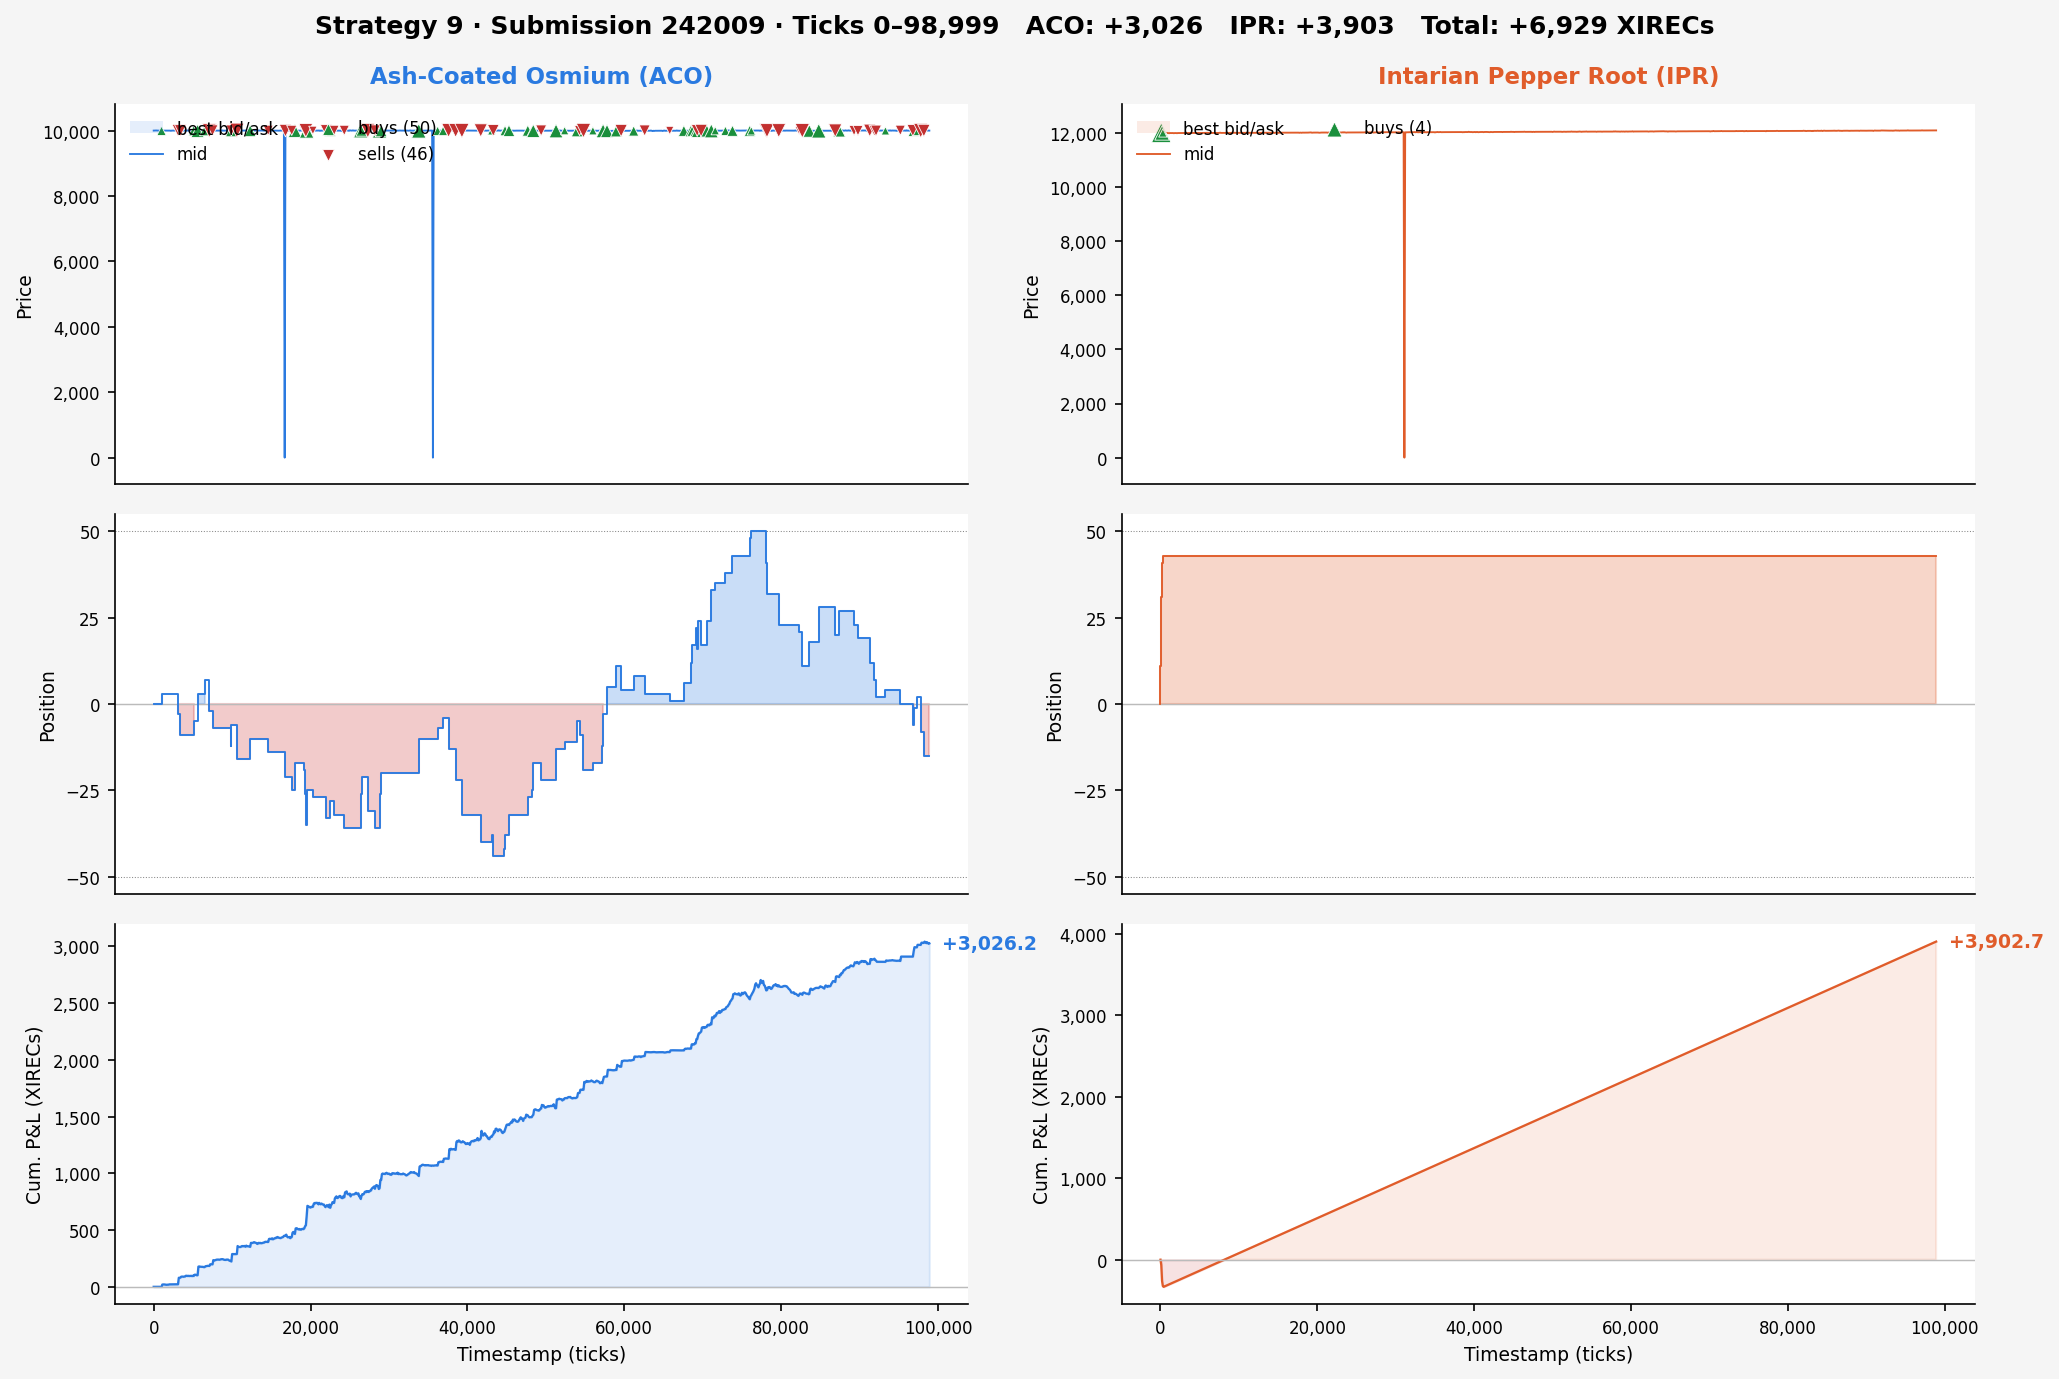

This figure's Python source:
#!/usr/bin/env python3
"""
Visualize the first tenth (ticks 0-9999) of the 242009 submission.

Reads 242009.log (IMC-format JSON with activitiesLog + tradeHistory) and
produces a 3x2 figure:
  Row 0 - Mid price + best bid/ask band + our fills overlaid
  Row 1 - Position over time
  Row 2 - Cumulative mark-to-market P&L

Usage:
    python3 visualize_first_tenth.py            # saves PNG and opens it
    python3 visualize_first_tenth.py --no-show  # save only
"""

from __future__ import annotations

import json
import sys
from pathlib import Path

import matplotlib.pyplot as plt
import matplotlib.ticker as mticker

HERE = Path(__file__).parent
LOG_FILE = HERE / "242009.log"
OUT_PNG = HERE / "visualize_first_tenth.png"

TICK_CUTOFF = 99_000  # render ticks [0, TICK_CUTOFF) (exclusive)

PRODUCTS = ["ASH_COATED_OSMIUM", "INTARIAN_PEPPER_ROOT"]
LABELS = {
    "ASH_COATED_OSMIUM":    "Ash-Coated Osmium (ACO)",
    "INTARIAN_PEPPER_ROOT": "Intarian Pepper Root (IPR)",
}
COLORS = {"ASH_COATED_OSMIUM": "#2a7ae0", "INTARIAN_PEPPER_ROOT": "#e05c2a"}
POS_LIMIT = 50


def parse_activities(csv_text: str):
    """Returns {product: {ts: {mid, best_bid, best_ask}}}."""
    lines = csv_text.strip().split("\n")
    header = lines[0].split(";")
    idx = {col: i for i, col in enumerate(header)}

    out: dict[str, dict[int, dict]] = {p: {} for p in PRODUCTS}
    for row in lines[1:]:
        parts = row.split(";")
        ts = int(parts[idx["timestamp"]])
        if ts >= TICK_CUTOFF:
            continue
        prod = parts[idx["product"]]
        if prod not in out:
            continue

        def num(col):
            v = parts[idx[col]]
            return float(v) if v else None

        out[prod][ts] = {
            "mid":      num("mid_price"),
            "best_bid": num("bid_price_1"),
            "best_ask": num("ask_price_1"),
            "pnl":      num("profit_and_loss"),
        }
    return out


def parse_trades(trade_list: list[dict]):
    """Returns {product: [{ts, side, price, qty}, ...]} for SUBMISSION only."""
    out: dict[str, list[dict]] = {p: [] for p in PRODUCTS}
    for t in trade_list:
        if t["timestamp"] >= TICK_CUTOFF:
            continue
        prod = t["symbol"]
        if prod not in out:
            continue
        if t["buyer"] == "SUBMISSION":
            side = "buy"
        elif t["seller"] == "SUBMISSION":
            side = "sell"
        else:
            continue
        out[prod].append({
            "ts":    t["timestamp"],
            "side":  side,
            "price": float(t["price"]),
            "qty":   int(t["quantity"]),
        })
    return out


def build_series(book: dict, fills: dict):
    """Build aligned xs + mid/bid/ask + positions + realized+MTM PnL series."""
    series = {}
    for prod in PRODUCTS:
        ts_sorted = sorted(book[prod].keys())
        mids, bids, asks, pnls = [], [], [], []
        for ts in ts_sorted:
            b = book[prod][ts]
            mids.append(b["mid"])
            bids.append(b["best_bid"])
            asks.append(b["best_ask"])
            pnls.append(b["pnl"])

        # position timeline by walking fills in order
        pos_ts, pos_val = [0], [0]
        cur = 0
        for f in sorted(fills[prod], key=lambda x: x["ts"]):
            cur += f["qty"] if f["side"] == "buy" else -f["qty"]
            pos_ts.append(f["ts"])
            pos_val.append(cur)
        pos_ts.append(ts_sorted[-1] if ts_sorted else 0)
        pos_val.append(cur)

        series[prod] = {
            "xs": ts_sorted,
            "mid": mids,
            "bid": bids,
            "ask": asks,
            "pnl": pnls,
            "pos_ts": pos_ts,
            "pos_val": pos_val,
            "fills": fills[prod],
        }
    return series


def plot(series: dict, show: bool = True):
    fig, axes = plt.subplots(
        3, 2,
        figsize=(16, 10),
        sharex="col",
        gridspec_kw={"hspace": 0.08, "wspace": 0.18},
    )
    fig.patch.set_facecolor("#f5f5f5")
    fig.subplots_adjust(top=0.91)

    for col, prod in enumerate(PRODUCTS):
        color = COLORS[prod]
        s = series[prod]
        xs = s["xs"]

        # ── Row 0: Mid / spread band / our fills ────────────────────────
        ax = axes[0][col]
        ax.set_facecolor("white")
        ax.spines[["top", "right"]].set_visible(False)

        # Bid-ask band — only where BOTH sides exist (drop one-sided / 0 ticks)
        def _ok(v): return v is not None and v > 0
        band_bid, band_ask = [], []
        for b, a in zip(s["bid"], s["ask"]):
            if _ok(b) and _ok(a):
                band_bid.append(b); band_ask.append(a)
            else:
                band_bid.append(float("nan")); band_ask.append(float("nan"))
        ax.fill_between(xs, band_bid, band_ask, color=color, alpha=0.12,
                        linewidth=0, zorder=1, label="best bid/ask")

        mid_pts = [(x, v) for x, v in zip(xs, s["mid"]) if v is not None]
        if mid_pts:
            mx, mv = zip(*mid_pts)
            ax.plot(mx, mv, color=color, linewidth=0.9, zorder=2, label="mid")
            # Clamp y-range to valid mids (prevents one-sided-book spikes from crushing scale)
            m_lo, m_hi = min(mv), max(mv)
            pad = max(5.0, (m_hi - m_lo) * 0.08)
            ax.set_ylim(m_lo - pad, m_hi + pad)

        # Our fills
        buys  = [(f["ts"], f["price"], f["qty"]) for f in s["fills"] if f["side"] == "buy"]
        sells = [(f["ts"], f["price"], f["qty"]) for f in s["fills"] if f["side"] == "sell"]
        if buys:
            bx, by, bq = zip(*buys)
            ax.scatter(bx, by, s=[8 + 4*q for q in bq], marker="^",
                       color="#1a8f3c", edgecolors="white", linewidths=0.4,
                       zorder=5, label=f"buys ({len(buys)})")
        if sells:
            sx, sy, sq = zip(*sells)
            ax.scatter(sx, sy, s=[8 + 4*q for q in sq], marker="v",
                       color="#c23030", edgecolors="white", linewidths=0.4,
                       zorder=5, label=f"sells ({len(sells)})")

        ax.yaxis.set_major_formatter(mticker.FuncFormatter(lambda v, _: f"{v:,.0f}"))
        ax.set_ylabel("Price", fontsize=9)
        ax.tick_params(axis="both", labelsize=8)
        ax.tick_params(axis="x", which="both", bottom=False, labelbottom=False)
        ax.legend(loc="upper left", fontsize=8, frameon=False, ncol=2)
        ax.set_title(LABELS[prod], fontsize=11, fontweight="bold",
                     color=color, pad=10)

        # ── Row 1: Position ─────────────────────────────────────────────
        ax = axes[1][col]
        ax.set_facecolor("white")
        ax.spines[["top", "right"]].set_visible(False)
        ax.step(s["pos_ts"], s["pos_val"], where="post",
                color=color, linewidth=0.9, zorder=3)
        ax.fill_between(s["pos_ts"], s["pos_val"], 0, step="post",
                        where=[v >= 0 for v in s["pos_val"]],
                        color=color, alpha=0.25, zorder=2)
        ax.fill_between(s["pos_ts"], s["pos_val"], 0, step="post",
                        where=[v < 0 for v in s["pos_val"]],
                        color="#cc3333", alpha=0.25, zorder=2)
        ax.axhline(0, color="#bbb", linewidth=0.7)
        ax.axhline(POS_LIMIT, color="#888", linewidth=0.5, linestyle=":")
        ax.axhline(-POS_LIMIT, color="#888", linewidth=0.5, linestyle=":")
        ax.set_ylim(-POS_LIMIT - 5, POS_LIMIT + 5)
        ax.set_yticks([-POS_LIMIT, -POS_LIMIT // 2, 0, POS_LIMIT // 2, POS_LIMIT])
        ax.set_ylabel("Position", fontsize=9)
        ax.tick_params(axis="both", labelsize=8)
        ax.tick_params(axis="x", which="both", bottom=False, labelbottom=False)

        # ── Row 2: Cumulative P&L (from activitiesLog MTM) ──────────────
        ax = axes[2][col]
        ax.set_facecolor("white")
        ax.spines[["top", "right"]].set_visible(False)
        pnl = [p if p is not None else 0.0 for p in s["pnl"]]
        ax.plot(xs, pnl, color=color, linewidth=1.1, zorder=2)
        ax.axhline(0, color="#bbb", linewidth=0.7)
        ax.fill_between(xs, pnl, 0, where=[v >= 0 for v in pnl],
                        color=color, alpha=0.12)
        ax.fill_between(xs, pnl, 0, where=[v < 0 for v in pnl],
                        color="#cc3333", alpha=0.14)
        final = pnl[-1] if pnl else 0.0
        ax.annotate(f"  {final:+,.1f}",
                    xy=(xs[-1], final), fontsize=9,
                    color=color, fontweight="bold", va="center")
        ax.yaxis.set_major_formatter(mticker.FuncFormatter(lambda v, _: f"{v:,.0f}"))
        ax.xaxis.set_major_formatter(mticker.FuncFormatter(lambda v, _: f"{int(v):,}"))
        ax.set_ylabel("Cum. P&L (XIRECs)", fontsize=9)
        ax.set_xlabel("Timestamp (ticks)", fontsize=9)
        ax.tick_params(axis="both", labelsize=8)

    totals = {p: (series[p]["pnl"][-1] if series[p]["pnl"] and series[p]["pnl"][-1] is not None else 0.0)
              for p in PRODUCTS}
    fig.suptitle(
        f"Strategy 9 · Submission 242009 · Ticks 0–{TICK_CUTOFF-1:,}   "
        f"ACO: {totals['ASH_COATED_OSMIUM']:+,.0f}   "
        f"IPR: {totals['INTARIAN_PEPPER_ROOT']:+,.0f}   "
        f"Total: {sum(totals.values()):+,.0f} XIRECs",
        fontsize=12, fontweight="bold", y=0.97,
    )

    fig.savefig(OUT_PNG, dpi=150, bbox_inches="tight",
                facecolor=fig.get_facecolor())
    print(f"Saved → {OUT_PNG}")
    if show:
        plt.show()
    plt.close(fig)


def main():
    show = "--no-show" not in sys.argv
    with open(LOG_FILE) as f:
        log = json.load(f)

    book = parse_activities(log["activitiesLog"])
    fills = parse_trades(log["tradeHistory"])

    for prod in PRODUCTS:
        n_ts = len(book[prod])
        n_fills = len(fills[prod])
        print(f"{prod}: {n_ts} book snapshots, {n_fills} SUBMISSION fills "
              f"in ticks [0, {TICK_CUTOFF:,})")

    series = build_series(book, fills)
    plot(series, show=show)


if __name__ == "__main__":
    main()
